Frame 1 (no input): blank canvas, image omitted
Frame 60 (the mouse pressed at the canvas centre just before this capture): blank canvas, image omitted
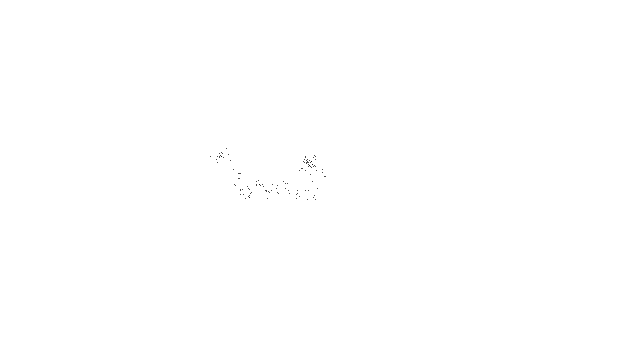
Frame 120 (the mouse held since frame 60 and released just before this capture)

The Processing sketch whose frames 1 and 60 were blank and that drew this single picture after the mouse press (run headless with seeded random() and noise(); from frame 60 on, the mouse is pressed at the canvas centre):

// Processing sketch: montecarloRandomWalk
// ── montecarloRandomWalk.pde
Walker w;

void setup() {
  size(640, 360);
  w = new Walker();
  background(255);
}

void draw() {
  w.step();
  w.display();
}
class Walker {
  int x;
  int y;
  
  Walker() {
    x = width/2;
    y = height/2;
  }
  
  //オブジェクト自身の表示
  void display() {
    stroke(0);
    point(x, y);
  }
  
  //オブジェクトを動かす
  void step() {
    //Walkerがある方向に進む確率はそれぞれ等しい
    float stepsize = montecarlo();
    float stepx = random(-stepsize, stepsize);
    float stepy = random(-stepsize, stepsize);
    x += stepx;
    y += stepy;
  }
  
  //選ばれる値と値が選ばれる確率を指数関数的にマップする
  float montecarlo() {
    while (true) { //使用するランダム値が見つかるまでずっとこれを実行
      float r1 = random(0, 10); //ランダム値を選択 (選ばれる値)
      float probability = sq(r1); //値が選ばれる確率をその値の二乗にする
      float r2 = random(0, 10); //2つ目のランダム値を選択 (r1の判定値)
      
      if(r2 < probability) { //使用するかどうかを判定。使用すると判定されれば終了。
        return r1;
      }
    }
  }
}
